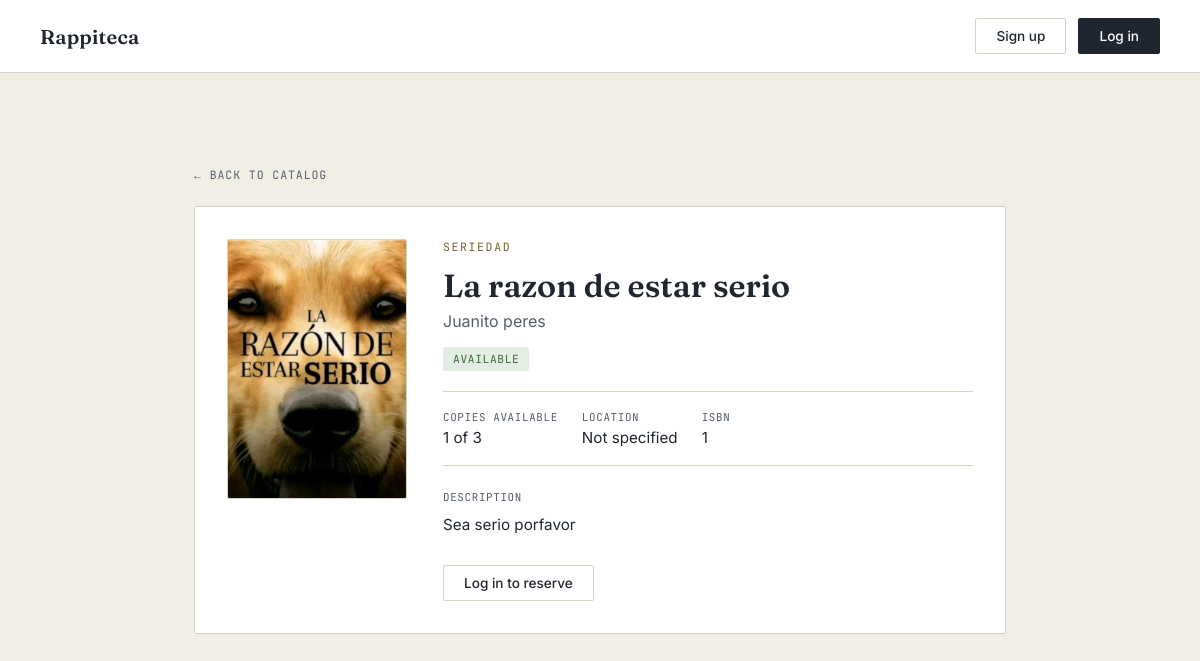
The app's page /libro/1/ with its own data.
### catalog/models.py (models this page shows, shortened)
class Book(models.Model):
    title = models.CharField(max_length=150)
    author = models.CharField(max_length=150)
    isbn = models.CharField(max_length=20, unique=True, blank=True, null=True)
    category = models.CharField(max_length=100, blank=True)
    location = models.CharField(max_length=100, blank=True)
    description = models.CharField(max_length=500, blank=True)
    image = models.ImageField(upload_to='catalog/images/', blank=True, null=True)
    total_copies = models.PositiveIntegerField(default=1)
    available_copies = models.PositiveIntegerField(default=1)
    ESTADO_DISPONIBLE = 'available'
    ESTADO_PRESTADO = 'borrowed'
    ESTADO_RESERVADO = 'reserved'
    ESTADO_PUBLICO_LABELS = {
        ESTADO_DISPONIBLE: 'Available',
        ESTADO_PRESTADO: 'Borrowed',
        ESTADO_RESERVADO: 'Reserved',
    }
    @property
    def esta_disponible(self):
        return self.available_copies > 0
    def estado_publico(self):
        if self.esta_disponible:
            return self.ESTADO_DISPONIBLE

### catalog/views.py (the view, shortened to what this page needs)
# urls.py: path('libro/<int:book_id>/', views.detalle_libro, name='detalle_libro'),
def detalle_libro(request, book_id):
    current_user = _usuario_actual(request)
    book = get_object_or_404(Book, id=book_id)
    estado_publico = book.estado_publico()
    loan_activo = None
    entrada_cola = None
    availability_alert = None
    contexto = {
        'current_user': current_user,
        'book': book,
        'estado_publico': estado_publico,
        'estado_publico_label': book.ESTADO_PUBLICO_LABELS[estado_publico],
        'loan_activo': loan_activo,
        'entrada_cola': entrada_cola,
        'availability_alert': availability_alert,
    }
    return render(request, 'book_detail.html', contexto)

### catalog/views.py (called while the page is built)
def _usuario_actual(request):
    current_user = None
    user_id = request.session.get('user_id')
    if user_id:
        try:
            current_user = User.objects.get(id=user_id)
        except User.DoesNotExist:
            request.session.flush()
    return current_user

### catalog/templates/book_detail.html (shortened to what this page needs)
{% load static %}
<!DOCTYPE html>
<html lang="en">
<head>
  <link rel="stylesheet" href="{% static 'catalog/css/style.css' %}">
</head>
<body>
  <header class="nav">
    <a href="{% url 'home' %}" class="nav-brand">Rappiteca</a>
    <nav class="nav-actions">
      {% if current_user %}
        <div class="notification-icon-container">
          <a href="{% url 'notifications' %}" class="notification-icon">
            🔔
            <span class="notification-badge" id="notification-badge" style="display: none;">0</span>
          </a>
        </div>
        {% if current_user.role == 'adm' %}
          <a href="{% url 'gestionar_prestamos' %}" class="btn btn-ghost">Admin panel</a>
        {% else %}
          <a href="{% url 'user_loans' %}" class="btn btn-ghost">My loans</a>
        {% endif %}
        <a href="{% url 'profile' %}" class="btn btn-ghost">Profile</a>
        <a href="{% url 'logout' %}" class="btn btn-solid">Log out</a>
      {% else %}
        <a href="{% url 'signup' %}" class="btn btn-ghost">Sign up</a>
        <a href="{% url 'login' %}" class="btn btn-solid">Log in</a>
      {% endif %}
    </nav>
  </header>
  <main class="detail-main">
    <a href="{% url 'home' %}" class="detail-back">← Back to catalog</a>
    <div class="detail-card">
      <div class="detail-cover">
        {% if book.image %}
          <img src="{{ book.image.url }}" alt="{{ book.title }}">
        {% else %}
          <span class="detail-cover-placeholder">No cover</span>
        {% endif %}
      </div>
      <div class="detail-body">
        <p class="eyebrow">{{ book.category|default:"Catalog" }}</p>
        <h1 class="detail-title">{{ book.title }}</h1>
        <p class="detail-author">{{ book.author }}</p>
        <div class="detail-status">
          {% if estado_publico == 'available' %}
            <span class="status-badge status-available">{{ estado_publico_label }}</span>
          {% elif estado_publico == 'borrowed' %}
            <span class="status-badge status-unavailable">{{ estado_publico_label }}</span>
          {% else %}
            <span class="status-badge status-info">{{ estado_publico_label }}</span>
          {% endif %}
        </div>
        <dl class="detail-facts">
          <div class="detail-fact">
            <dt>Copies available</dt>
            <dd>{{ book.available_copies }} of {{ book.total_copies }}</dd>
          </div>
          <div class="detail-fact">
            <dt>Location</dt>
            <dd>{{ book.location|default:"Not specified" }}</dd>
          </div>
          {% if book.isbn %}
            <div class="detail-fact">
              <dt>ISBN</dt>
              <dd>{{ book.isbn }}</dd>
            </div>
          {% endif %}
        </dl>
        <div class="detail-description">
          <h2 class="detail-section-title">Description</h2>
          <p>{{ book.description|default:"No description available for this book." }}</p>
        </div>
        <div class="detail-actions">
          {% if loan_activo and loan_activo.status == 'reserved' %}
            <span class="status-badge status-info">Reserved — pending pickup</span>
            <form action="{% url 'cancelar_reserva' loan_activo.id %}" method="post">
              {% csrf_token %}
              <input type="hidden" name="next" value="{{ request.get_full_path }}">
              <button type="submit" class="btn btn-ghost btn-small">Cancel reservation</button>
            </form>
          {% elif loan_activo and loan_activo.status == 'borrowed' %}
            <span class="status-badge status-unavailable">Checked out — in your possession</span>
          {% elif estado_publico == 'available' %}
            {% if current_user %}
              <form action="{% url 'reservar_libro' book.id %}" method="post">
                {% csrf_token %}
                <button type="submit" class="btn btn-solid">Reserve</button>
              </form>
            {% else %}
              <a href="{% url 'login' %}" class="btn btn-ghost">Log in to reserve</a>
            {% endif %}
          {% elif not current_user %}
            <a href="{% url 'login' %}" class="btn btn-ghost">Log in to join the queue</a>
          {% endif %}
        </div>
      </div>
    </div>
  </main>
</body>
</html>

### catalog/static/catalog/css/style.css (style rules this page uses)
:root { --ink: #20262F; --ink-soft: #565F6B; --paper: #F1EEE6; --paper-raised: #FFFFFF; --brass: #9A7B3C; --brass-deep: #7C6129; --line: #D8D2C2; --radius: 2px; }
* { box-sizing: border-box; }
body { margin: 0; background: var(--paper); color: var(--ink); font-family: 'Inter', sans-serif; min-height: 100vh; }
header.nav { display: flex; align-items: center; justify-content: space-between; padding: 18px 40px; border-bottom: 1px solid var(--line); background: var(--paper-raised); }
.nav-brand { font-family: 'Fraunces', serif; font-size: 1.25rem; font-weight: 600; letter-spacing: 0.01em; color: var(--ink); text-decoration: none; }
.nav-actions { display: flex; gap: 12px; }
.btn { font-family: 'Inter', sans-serif; font-size: 0.85rem; font-weight: 500; padding: 9px 20px; border-radius: var(--radius); text-decoration: none; transition: background 0.15s ease, color 0.15s ease, border-color 0.15s ease; }
.btn-ghost { color: var(--ink); border: 1px solid var(--line); background: transparent; }
.btn-solid { color: #fff; background: var(--ink); border: 1px solid var(--ink); }
main { max-width: 760px; margin: 0 auto; padding: 90px 24px 60px; text-align: center; }
.eyebrow { font-family: 'JetBrains Mono', monospace; font-size: 0.72rem; letter-spacing: 0.14em; text-transform: uppercase; color: var(--brass-deep); margin: 0 0 14px; }
header.nav { display: grid; grid-template-columns: 1fr auto 1fr; align-items: center; padding: 18px 40px; border-bottom: 1px solid var(--line); background: var(--paper-raised); }
.nav-brand { justify-self: start; font-family: 'Fraunces', serif; font-size: 1.25rem; font-weight: 600; letter-spacing: 0.01em; color: var(--ink); text-decoration: none; }
.nav-actions { justify-self: end; display: flex; align-items: center; gap: 12px; }
.status-badge { font-family: 'JetBrains Mono', monospace; font-size: 0.7rem; letter-spacing: 0.06em; text-transform: uppercase; padding: 5px 10px; border-radius: var(--radius); white-space: nowrap; }
.status-available { background: #E4EDE3; color: #3C6B3A; }
.detail-main { max-width: 860px; text-align: left; }
.detail-back { display: inline-block; font-family: 'JetBrains Mono', monospace; font-size: 0.72rem; letter-spacing: 0.08em; text-transform: uppercase; color: var(--ink-soft); text-decoration: none; margin-bottom: 24px; }
.detail-card { display: flex; gap: 36px; align-items: flex-start; background: var(--paper-raised); border: 1px solid var(--line); border-radius: var(--radius); padding: 32px; }
.detail-cover { width: 180px; height: 260px; flex-shrink: 0; border: 1px solid var(--line); border-radius: var(--radius); overflow: hidden; background: var(--paper); }
.detail-cover img { width: 100%; height: 100%; object-fit: cover; display: block; }
.detail-body { flex: 1; min-width: 0; }
.detail-title { font-family: 'Fraunces', serif; font-size: 2rem; font-weight: 600; line-height: 1.15; margin: 0 0 6px; }
.detail-author { font-size: 1rem; color: var(--ink-soft); margin: 0 0 16px; }
.detail-status { margin-bottom: 24px; }
.detail-facts { display: flex; flex-wrap: wrap; gap: 24px; margin: 0 0 24px; padding: 18px 0; border-top: 1px solid var(--line); border-bottom: 1px solid var(--line); }
.detail-fact dt { font-family: 'JetBrains Mono', monospace; font-size: 0.68rem; letter-spacing: 0.06em; text-transform: uppercase; color: var(--ink-soft); margin-bottom: 4px; }
.detail-fact dd { margin: 0; font-size: 0.95rem; }
.detail-section-title { font-family: 'JetBrains Mono', monospace; font-size: 0.68rem; letter-spacing: 0.06em; text-transform: uppercase; color: var(--ink-soft); font-weight: 400; margin: 0 0 8px; }
.detail-description p { margin: 0; font-size: 0.95rem; line-height: 1.65; color: var(--ink); }
.detail-actions { display: flex; flex-wrap: wrap; align-items: center; gap: 10px; margin-top: 28px; }

### records on screen
Book: image (picture), category "SERIEDAD", title "La razon de estar serio", author "Juanito peres", available_copies "1", total_copies "3", location "Not specified", isbn "1", description "Sea serio porfavor"

### other values on screen
{{ estado_publico_label }} "AVAILABLE"
